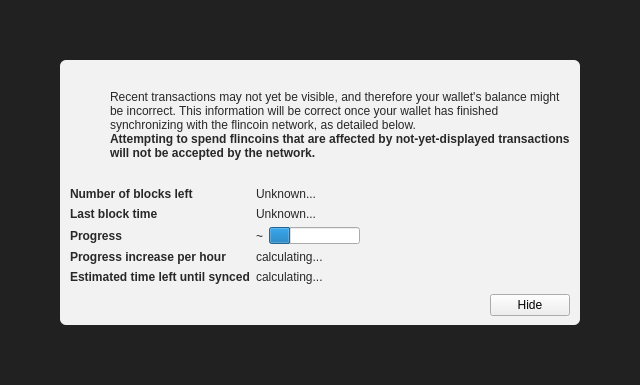
<?xml version="1.0" encoding="UTF-8"?>
<ui version="4.0">
 <class>ModalOverlay</class>
 <widget class="ModalOverlay" name="ModalOverlay">
  <property name="geometry">
   <rect>
    <x>0</x>
    <y>0</y>
    <width>640</width>
    <height>385</height>
   </rect>
  </property>
  <property name="windowTitle">
   <string>Form</string>
  </property>
  <layout class="QVBoxLayout" name="verticalLayout" stretch="0">
   <property name="sizeConstraint">
    <enum>QLayout::SetDefaultConstraint</enum>
   </property>
   <property name="leftMargin">
    <number>0</number>
   </property>
   <property name="topMargin">
    <number>0</number>
   </property>
   <property name="rightMargin">
    <number>0</number>
   </property>
   <property name="bottomMargin">
    <number>0</number>
   </property>
   <item>
    <widget class="QWidget" name="bgWidget" native="true">
     <property name="styleSheet">
      <string notr="true">#bgWidget { background: rgba(0,0,0,220); }</string>
     </property>
     <layout class="QVBoxLayout" name="verticalLayoutMain" stretch="1">
      <property name="leftMargin">
       <number>60</number>
      </property>
      <property name="topMargin">
       <number>60</number>
      </property>
      <property name="rightMargin">
       <number>60</number>
      </property>
      <property name="bottomMargin">
       <number>60</number>
      </property>
      <item>
       <widget class="QWidget" name="contentWidget" native="true">
        <property name="styleSheet">
         <string notr="true">#contentWidget { background: rgba(255,255,255,240); border-radius: 6px; }

QLabel { color: rgb(40,40,40);  }</string>
        </property>
        <layout class="QVBoxLayout" name="verticalLayoutSub" stretch="1,0,0,0">
         <property name="spacing">
          <number>0</number>
         </property>
         <property name="leftMargin">
          <number>10</number>
         </property>
         <property name="topMargin">
          <number>10</number>
         </property>
         <property name="rightMargin">
          <number>10</number>
         </property>
         <property name="bottomMargin">
          <number>10</number>
         </property>
         <item>
          <layout class="QHBoxLayout" name="horizontalLayoutIconText" stretch="0,1">
           <property name="topMargin">
            <number>20</number>
           </property>
           <item>
            <layout class="QVBoxLayout" name="verticalLayoutIcon">
             <property name="leftMargin">
              <number>0</number>
             </property>
             <item>
              <widget class="QPushButton" name="warningIcon">
               <property name="enabled">
                <bool>false</bool>
               </property>
               <property name="text">
                <string/>
               </property>
               <property name="icon">
                <iconset>
                 <normaloff>:/icons/warning</normaloff>
                 <disabledoff>:/icons/warning</disabledoff>:/icons/warning</iconset>
               </property>
               <property name="iconSize">
                <size>
                 <width>48</width>
                 <height>48</height>
                </size>
               </property>
               <property name="flat">
                <bool>true</bool>
               </property>
              </widget>
             </item>
             <item>
              <spacer name="verticalSpacerWarningIcon">
               <property name="orientation">
                <enum>Qt::Vertical</enum>
               </property>
               <property name="sizeHint" stdset="0">
                <size>
                 <width>20</width>
                 <height>40</height>
                </size>
               </property>
              </spacer>
             </item>
            </layout>
           </item>
           <item>
            <layout class="QVBoxLayout" name="verticalLayoutInfoText">
             <property name="leftMargin">
              <number>0</number>
             </property>
             <property name="topMargin">
              <number>0</number>
             </property>
             <item>
              <widget class="QLabel" name="infoText">
               <property name="text">
                <string>Recent transactions may not yet be visible, and therefore your wallet's balance might be incorrect. This information will be correct once your wallet has finished synchronizing with the flincoin network, as detailed below.</string>
               </property>
               <property name="textFormat">
                <enum>Qt::RichText</enum>
               </property>
               <property name="wordWrap">
                <bool>true</bool>
               </property>
              </widget>
             </item>
             <item>
              <widget class="QLabel" name="infoTextStrong">
               <property name="font">
                <font>
                 <weight>75</weight>
                 <bold>true</bold>
                </font>
               </property>
               <property name="text">
                <string>Attempting to spend flincoins that are affected by not-yet-displayed transactions will not be accepted by the network.</string>
               </property>
               <property name="textFormat">
                <enum>Qt::RichText</enum>
               </property>
               <property name="wordWrap">
                <bool>true</bool>
               </property>
              </widget>
             </item>
             <item>
              <spacer name="verticalSpacerInTextSpace">
               <property name="orientation">
                <enum>Qt::Vertical</enum>
               </property>
               <property name="sizeHint" stdset="0">
                <size>
                 <width>20</width>
                 <height>40</height>
                </size>
               </property>
              </spacer>
             </item>
            </layout>
           </item>
          </layout>
         </item>
         <item>
          <spacer name="verticalSpacerAfterText">
           <property name="orientation">
            <enum>Qt::Vertical</enum>
           </property>
           <property name="sizeHint" stdset="0">
            <size>
             <width>20</width>
             <height>40</height>
            </size>
           </property>
          </spacer>
         </item>
         <item>
          <layout class="QFormLayout" name="formLayout">
           <property name="fieldGrowthPolicy">
            <enum>QFormLayout::FieldsStayAtSizeHint</enum>
           </property>
           <property name="horizontalSpacing">
            <number>6</number>
           </property>
           <property name="verticalSpacing">
            <number>6</number>
           </property>
           <property name="topMargin">
            <number>10</number>
           </property>
           <item row="0" column="0">
            <widget class="QLabel" name="labelNumberOfBlocksLeft">
             <property name="font">
              <font>
               <weight>75</weight>
               <bold>true</bold>
              </font>
             </property>
             <property name="text">
              <string>Number of blocks left</string>
             </property>
            </widget>
           </item>
           <item row="0" column="1">
            <widget class="QLabel" name="numberOfBlocksLeft">
             <property name="text">
              <string>Unknown...</string>
             </property>
            </widget>
           </item>
           <item row="1" column="0">
            <widget class="QLabel" name="labelLastBlockTime">
             <property name="font">
              <font>
               <weight>75</weight>
               <bold>true</bold>
              </font>
             </property>
             <property name="text">
              <string>Last block time</string>
             </property>
            </widget>
           </item>
           <item row="1" column="1">
            <widget class="QLabel" name="newestBlockDate">
             <property name="sizePolicy">
              <sizepolicy hsizetype="Maximum" vsizetype="Preferred">
               <horstretch>0</horstretch>
               <verstretch>0</verstretch>
              </sizepolicy>
             </property>
             <property name="text">
              <string>Unknown...</string>
             </property>
            </widget>
           </item>
           <item row="2" column="0">
            <widget class="QLabel" name="labelSyncDone">
             <property name="font">
              <font>
               <weight>75</weight>
               <bold>true</bold>
              </font>
             </property>
             <property name="text">
              <string>Progress</string>
             </property>
            </widget>
           </item>
           <item row="2" column="1">
            <layout class="QHBoxLayout" name="horizontalLayoutSync" stretch="0,1">
             <item>
              <widget class="QLabel" name="percentageProgress">
               <property name="text">
                <string notr="true">~</string>
               </property>
              </widget>
             </item>
             <item>
              <widget class="QProgressBar" name="progressBar">
               <property name="value">
                <number>24</number>
               </property>
               <property name="format">
                <string/>
               </property>
              </widget>
             </item>
            </layout>
           </item>
           <item row="4" column="0">
            <widget class="QLabel" name="labelProgressIncrease">
             <property name="font">
              <font>
               <weight>75</weight>
               <bold>true</bold>
              </font>
             </property>
             <property name="text">
              <string>Progress increase per hour</string>
             </property>
            </widget>
           </item>
           <item row="4" column="1">
            <widget class="QLabel" name="progressIncreasePerH">
             <property name="text">
              <string>calculating...</string>
             </property>
            </widget>
           </item>
           <item row="5" column="0">
            <widget class="QLabel" name="labelEstimatedTimeLeft">
             <property name="font">
              <font>
               <weight>75</weight>
               <bold>true</bold>
              </font>
             </property>
             <property name="text">
              <string>Estimated time left until synced</string>
             </property>
            </widget>
           </item>
           <item row="5" column="1">
            <widget class="QLabel" name="expectedTimeLeft">
             <property name="text">
              <string>calculating...</string>
             </property>
            </widget>
           </item>
          </layout>
         </item>
         <item>
          <layout class="QHBoxLayout" name="horizontalLayoutButtons">
           <property name="leftMargin">
            <number>10</number>
           </property>
           <property name="topMargin">
            <number>10</number>
           </property>
           <item>
            <spacer name="horizontalSpacer">
             <property name="orientation">
              <enum>Qt::Horizontal</enum>
             </property>
             <property name="sizeHint" stdset="0">
              <size>
               <width>40</width>
               <height>20</height>
              </size>
             </property>
            </spacer>
           </item>
           <item>
            <widget class="QPushButton" name="closeButton">
             <property name="text">
              <string>Hide</string>
             </property>
            </widget>
           </item>
          </layout>
         </item>
        </layout>
       </widget>
      </item>
     </layout>
    </widget>
   </item>
  </layout>
 </widget>
 <customwidgets>
  <customwidget>
   <class>ModalOverlay</class>
   <extends>QWidget</extends>
   <header>modaloverlay.h</header>
   <container>1</container>
  </customwidget>
 </customwidgets>
 <resources/>
 <connections/>
</ui>
